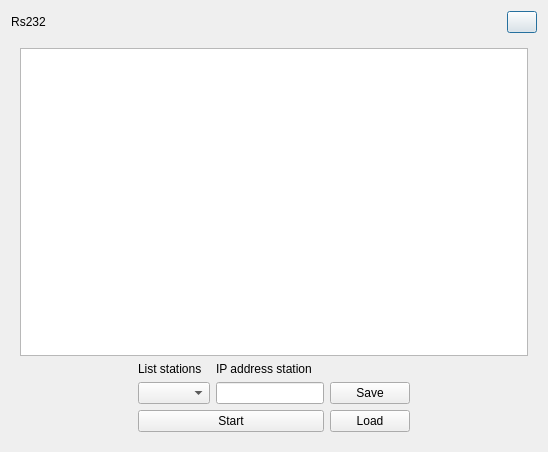
<?xml version="1.0" encoding="UTF-8"?>
<ui version="4.0">
 <class>DebugViewDialog</class>
 <widget class="QDialog" name="DebugViewDialog">
  <property name="geometry">
   <rect>
    <x>0</x>
    <y>0</y>
    <width>548</width>
    <height>452</height>
   </rect>
  </property>
  <property name="windowTitle">
   <string>Rs232</string>
  </property>
  <layout class="QGridLayout" name="gridLayout_4">
   <item row="0" column="0">
    <layout class="QHBoxLayout" name="horizontalLayout_2">
     <property name="spacing">
      <number>0</number>
     </property>
     <item>
      <widget class="QLabel" name="l_title">
       <property name="text">
        <string>Rs232</string>
       </property>
       <property name="alignment">
        <set>Qt::AlignCenter</set>
       </property>
      </widget>
     </item>
     <item>
      <spacer name="horizontalSpacer_3">
       <property name="orientation">
        <enum>Qt::Horizontal</enum>
       </property>
       <property name="sizeHint" stdset="0">
        <size>
         <width>40</width>
         <height>20</height>
        </size>
       </property>
      </spacer>
     </item>
     <item>
      <widget class="QPushButton" name="b_close">
       <property name="maximumSize">
        <size>
         <width>30</width>
         <height>30</height>
        </size>
       </property>
       <property name="cursor">
        <cursorShape>PointingHandCursor</cursorShape>
       </property>
       <property name="layoutDirection">
        <enum>Qt::RightToLeft</enum>
       </property>
       <property name="text">
        <string/>
       </property>
      </widget>
     </item>
    </layout>
   </item>
   <item row="1" column="0">
    <widget class="QWidget" name="DialogContainer" native="true">
     <layout class="QGridLayout" name="gridLayout_3">
      <item row="0" column="0">
       <widget class="QTableView" name="tableView_msg"/>
      </item>
      <item row="1" column="0">
       <layout class="QGridLayout" name="gridLayout_2">
        <item row="0" column="0">
         <spacer name="horizontalSpacer">
          <property name="orientation">
           <enum>Qt::Horizontal</enum>
          </property>
          <property name="sizeHint" stdset="0">
           <size>
            <width>40</width>
            <height>20</height>
           </size>
          </property>
         </spacer>
        </item>
        <item row="0" column="1" rowspan="2">
         <layout class="QGridLayout" name="gridLayout">
          <item row="0" column="0">
           <layout class="QVBoxLayout" name="verticalLayout_2">
            <item>
             <widget class="QLabel" name="l_liststations">
              <property name="text">
               <string>List stations</string>
              </property>
             </widget>
            </item>
            <item>
             <widget class="QComboBox" name="cb_liststations"/>
            </item>
           </layout>
          </item>
          <item row="0" column="1">
           <layout class="QVBoxLayout" name="verticalLayout_3">
            <item>
             <widget class="QLabel" name="l_ipstation">
              <property name="text">
               <string>IP address station</string>
              </property>
             </widget>
            </item>
            <item>
             <widget class="QLineEdit" name="le_ipstation">
              <property name="readOnly">
               <bool>true</bool>
              </property>
             </widget>
            </item>
           </layout>
          </item>
          <item row="1" column="0" colspan="2">
           <widget class="QPushButton" name="b_start">
            <property name="cursor">
             <cursorShape>PointingHandCursor</cursorShape>
            </property>
            <property name="text">
             <string>Start</string>
            </property>
           </widget>
          </item>
         </layout>
        </item>
        <item row="0" column="2" rowspan="2">
         <layout class="QVBoxLayout" name="verticalLayout">
          <item>
           <spacer name="verticalSpacer">
            <property name="orientation">
             <enum>Qt::Vertical</enum>
            </property>
            <property name="sizeHint" stdset="0">
             <size>
              <width>20</width>
              <height>13</height>
             </size>
            </property>
           </spacer>
          </item>
          <item>
           <widget class="QPushButton" name="b_savelog">
            <property name="cursor">
             <cursorShape>PointingHandCursor</cursorShape>
            </property>
            <property name="text">
             <string>Save</string>
            </property>
           </widget>
          </item>
          <item>
           <widget class="QPushButton" name="b_loadlog">
            <property name="cursor">
             <cursorShape>PointingHandCursor</cursorShape>
            </property>
            <property name="text">
             <string>Load</string>
            </property>
           </widget>
          </item>
         </layout>
        </item>
        <item row="1" column="3">
         <spacer name="horizontalSpacer_2">
          <property name="orientation">
           <enum>Qt::Horizontal</enum>
          </property>
          <property name="sizeHint" stdset="0">
           <size>
            <width>40</width>
            <height>20</height>
           </size>
          </property>
         </spacer>
        </item>
       </layout>
      </item>
     </layout>
    </widget>
   </item>
  </layout>
 </widget>
 <resources/>
 <connections>
  <connection>
   <sender>b_close</sender>
   <signal>clicked()</signal>
   <receiver>DebugViewDialog</receiver>
   <slot>close()</slot>
   <hints>
    <hint type="sourcelabel">
     <x>346</x>
     <y>28</y>
    </hint>
    <hint type="destinationlabel">
     <x>188</x>
     <y>183</y>
    </hint>
   </hints>
  </connection>
 </connections>
</ui>
